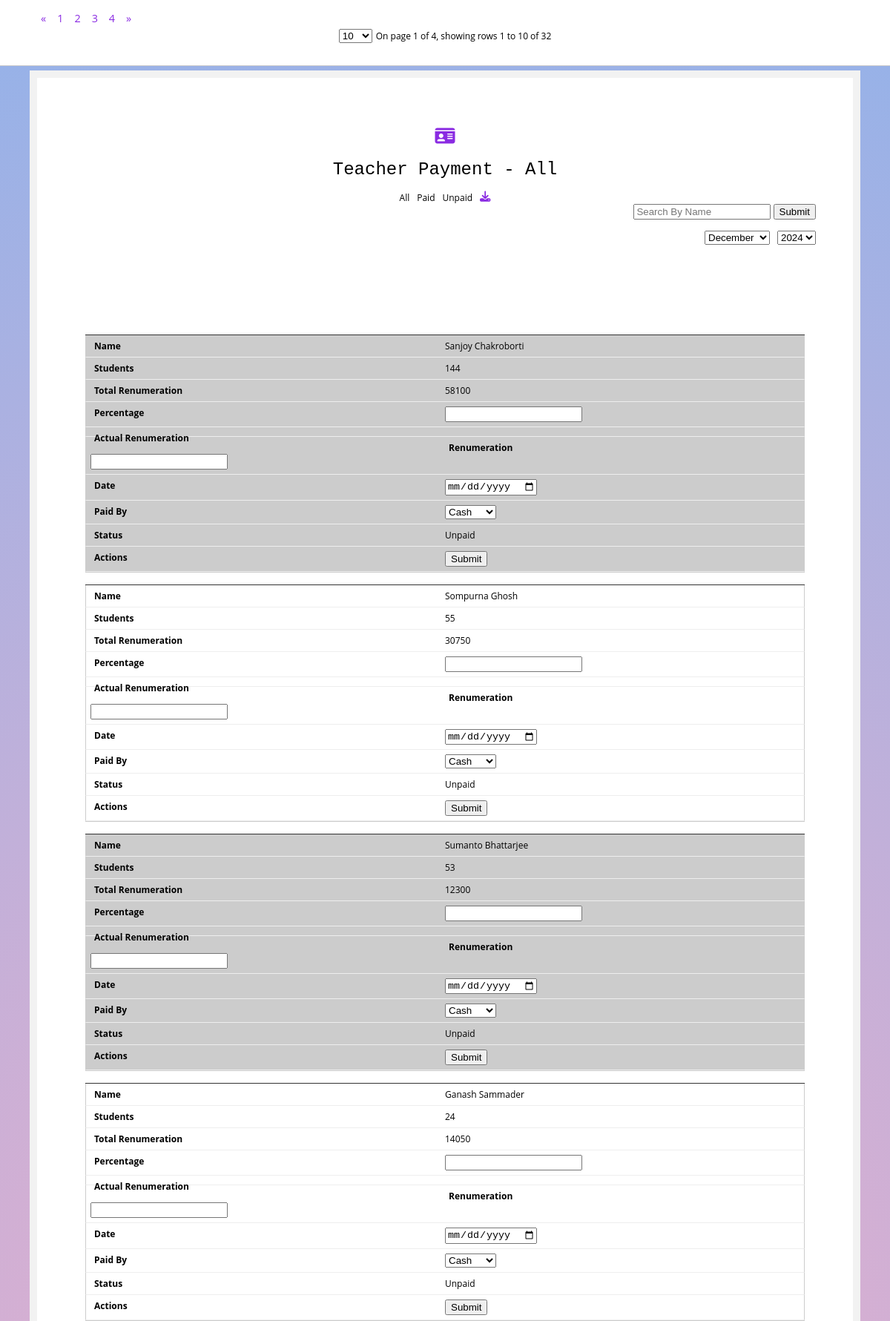
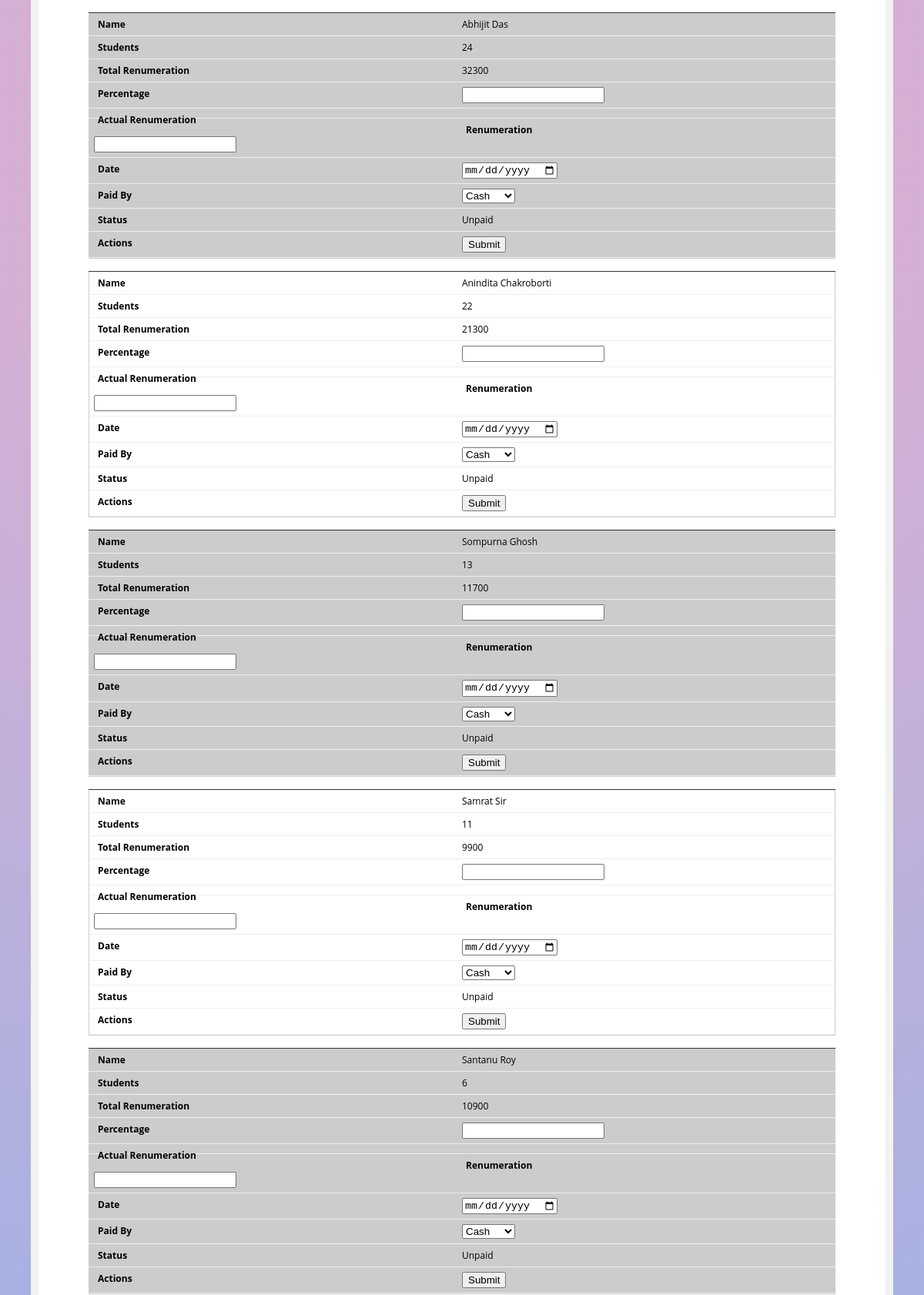
The app's page /teacher_payment.php (upper part) with its own data (2 pictures, top to bottom).
### tables this page shows
CREATE TABLE `teacher` (
  `Teacher_id` int(11) NOT NULL,
  `Teacher_name` varchar(255) NOT NULL,
  `Teacher_phone` varchar(10) NOT NULL,
  `Teacher_reg_id` varchar(255) NOT NULL,
  `Category_id` int(11) NOT NULL,
  `Status` char(1) NOT NULL DEFAULT 'Y'
);

### teacher_payment.php (the view, shortened to what this page needs)
<?php
include("conn.php");
if(empty($_REQUEST['month'])){
    $curr_month=date("m");
    $curr_year=date("Y");
}
else{
    $curr_month=$_REQUEST['month'];
    $curr_year=$_REQUEST['year'];
}
$sql=mysqli_query($conn,"SELECT `teacher`.`Teacher_id` AS 'id',`Teacher_name`,COUNT(DISTINCT `Student_id`) AS 'Students',SUM(`Actual_fees`) AS 'Fees' FROM `student_activity` RIGHT  JOIN `teacher` ON `teacher`.`Teacher_id`=`student_activity`.`Teacher_id` GROUP BY `teacher`.`Teacher_id` ORDER BY  COUNT(DISTINCT `Student_id`) DESC") ;
if(isset($_REQUEST['show'])){
    $show=$_REQUEST['show'];
}
else{
    $show="";
}
?>
<!DOCTYPE html>
<html lang="en">
<head>
    <link rel = "stylesheet" href="https://cdnjs.cloudflare.com/ajax/libs/font-awesome/6.1.1/css/all.min.css" />
    <link rel="stylesheet"  href="teacher_payment.css">
</head>
<body>
<div class="form-box">
  <h1><a href="index.php"><i class="fa-sharp fa-solid fa-id-card"></i></a></h1>
  <h1>Teacher Payment - <span id="content">All</span></h1>
  <div style="display:flex;justify-content:center;gap:10px">
  <span onclick="window.location.href='teacher_payment.php'" style="cursor:pointer;">All</span>
    <span onclick="window.location.href='teacher_payment.php?show=paid'" style="cursor:pointer;">Paid</span>
    <span onclick="window.location.href='teacher_payment.php?show=unpaid'" style="cursor:pointer;">Unpaid</span>
    <i class="fa fa-download" aria-hidden="true" style="font-size:larger;color:blueviolet;cursor:pointer" onclick="generate()"></i>
</div>
<div style="display:flex;justify-content:end;gap:10px;margin-bottom: 15px">
  <form>
    <input type="search" name="search" value="<?php if(isset($name)) echo $name; ?>" placeholder="Search By Name">
    <input type="submit" >
  </form>
   </div>
  <div style="display:flex;justify-content:end;gap:10px">
<select id="month" onchange="month(this.value)">
<option value="12" <?php if($curr_month=="12") echo "selected"; ?>>December</option>
</select>
<select id="year" onchange="year(this.value)">
<?php for($i=date("Y");$i>=2010;$i--){ ?>
    <option value="<?php echo $i; ?>" <?php if($curr_year==$i) echo "selected" ?>><?php echo $i; ?></option>
    <?php } ?>
</select>
</div>
<div id="DataTable">
<div id="table_box_bootstrap"></div>
  <table id="myTable">
    <tbody class="scroll-pane">
        <?php $i=0; while($arr=mysqli_fetch_array($sql)){?>
            <?php $teacher_id=$arr['id'];
        $fees_sql=mysqli_fetch_array(mysqli_query($conn,"SELECT * FROM `teacher_fees` WHERE `teacher_id`='$teacher_id' AND `month` LIKE '$curr_year-$curr_month'"));
        if(($show=="paid" && $fees_sql) || ($show=="unpaid" && !$fees_sql) || ($show=="")){
        ?>
        <tr>
        <td data-teacher="<?php echo $arr['id']; ?>" id="teach_id-<?php echo $i; ?>"><?php echo $arr['Teacher_name'] ?></td>
        <td><?php echo $arr['Students']    ?></td>
        <td id="fees-<?php echo $i ?>"><?php echo $arr['Fees'] ?$arr['Fees']: "N/A"  ?></td>
        <td><input type="number" id="percent-<?php echo $i; ?>" <?php if($fees_sql){ ?>
            value="<?php echo $fees_sql['percentage']?>" disabled
        <?php } ?> onkeyup="calc(this.value,<?php echo $i; ?>)"></td>
        <td id="actual-<?php echo $i; ?>"><?php if($fees_sql) echo $fees_sql['percentage']/100*$arr['Fees']; ?></td>
        <td ><input type="text" id="renum-<?php echo $i; ?>" value="<?php if($fees_sql) echo $fees_sql['actual_fees']; ?>"  <?php if($fees_sql) echo "disabled"; ?>></td>
        <td><input type="date" id="date-<?php echo $i; ?>" <?php if($fees_sql){ ?>
            value="<?php echo $fees_sql['date']?>" disabled
        <?php } ?>></td>
        <td><select id="paid-<?php echo $i; ?>" <?php if($fees_sql) echo "disabled" ?>>
        <option value="cash" <?php if($fees_sql && $fees_sql['paid_by']=='cash') echo "selected"; ?>>Cash</option>
        </select>
        </td>
        <td><?php echo $fees_sql? "Paid" :"Unpaid"; ?></td>
        <td><input type="button" id="submit-<?php echo $i; ?>" value="Submit" <?php echo !$arr['Fees'] ? "disabled": "" ?> <?php if($fees_sql) echo "disabled" ?> onclick="sub(<?php echo $i; ?>)"></td>
        </tr>
        <?php $i++; } } ?>
  </tbody>
</table>
</div>
        </div>
</body>
</html>

### teacher_payment.css (style rules this page uses)
body { counter-reset: my-sec-counter; font-family: 'Open Sans', sans-serif; font-size: 12px; background: rgb(238,174,202); background: radial-gradient(circle, rgba(238,174,202,1) 0%, rgba(148,178,233,1) 100%); margin-top: 95px; }
.form-box { max-width: 1000px; margin: auto; padding: 50px; background: #ffffff; border: 10px solid #f2f2f2; }
h1 { text-align: center; font-family:Arial, Helvetica, sans-serif; font: 2em "typewriter", monospace; align-self: center; }
#DataTable { position:relative; padding: 15px; box-sizing: border-box; }
table { width: 100%; border-collapse: collapse; }
td, th { padding: 6px; border: 1px solid #ccc; text-align: left; box-sizing: border-box; }
tr:nth-of-type(odd) { background: #eee; }
@media only screen 
          and (max-width: 760px), (min-device-width: 768px) 
          and (max-device-width: 1024px) { table { margin-top: 106px; } }
@media only screen 
          and (max-width: 760px), (min-device-width: 768px) 
          and (max-device-width: 1024px) { table, thead, tbody, th, td, tr { display: block; } }
@media only screen 
          and (max-width: 760px), (min-device-width: 768px) 
          and (max-device-width: 1024px) { tr { margin: 0 0 1rem 0; overflow: auto; border-bottom: 1px solid #ccc; } }
@media only screen 
          and (max-width: 760px), (min-device-width: 768px) 
          and (max-device-width: 1024px) { tbody tr:before { counter-increment: my-sec-counter; content: ""; background-color:#333; display: block; height: 1px; } }
@media only screen 
          and (max-width: 760px), (min-device-width: 768px) 
          and (max-device-width: 1024px) { tr:nth-child(odd) { background: #ccc; } }
@media only screen 
          and (max-width: 760px), (min-device-width: 768px) 
          and (max-device-width: 1024px) { td { border: none; border-bottom: 1px solid #eee; margin-right: 0%; display: block; border-right: 1px solid #ccc; border-left: 1px solid #ccc; box-sizing:border-box; } }
@media only screen 
          and (max-width: 760px), (min-device-width: 768px) 
          and (max-device-width: 1024px) { td:before { font-weight: bold; width: 50%; float:left; box-sizing:border-box; padding-left: 5px; } }
@media only screen 
          and (max-width: 760px), (min-device-width: 768px) 
          and (max-device-width: 1024px) { td:nth-of-type(1):before { content: "Name"; } }
@media only screen 
          and (max-width: 760px), (min-device-width: 768px) 
          and (max-device-width: 1024px) { td:nth-of-type(2):before { content: "Students"; } }
@media only screen 
          and (max-width: 760px), (min-device-width: 768px) 
          and (max-device-width: 1024px) { td:nth-of-type(3):before { content: "Total Renumeration"; } }
@media only screen 
          and (max-width: 760px), (min-device-width: 768px) 
          and (max-device-width: 1024px) { td:nth-of-type(4):before { content: "Percentage"; } }
@media only screen 
          and (max-width: 760px), (min-device-width: 768px) 
          and (max-device-width: 1024px) { td:nth-of-type(5):before { content: "Actual Renumeration"; } }
@media only screen 
          and (max-width: 760px), (min-device-width: 768px) 
          and (max-device-width: 1024px) { td:nth-of-type(6):before { content: "Renumeration"; } }
@media only screen 
          and (max-width: 760px), (min-device-width: 768px) 
          and (max-device-width: 1024px) { td:nth-of-type(7):before { content: "Date"; } }
@media only screen 
          and (max-width: 760px), (min-device-width: 768px) 
          and (max-device-width: 1024px) { td:nth-of-type(8):before { content: "Paid By"; } }
@media only screen 
          and (max-width: 760px), (min-device-width: 768px) 
          and (max-device-width: 1024px) { td:nth-of-type(9):before { content: "Status"; } }
@media only screen 
          and (max-width: 760px), (min-device-width: 768px) 
          and (max-device-width: 1024px) { td:nth-of-type(10):before { content: "Actions"; } }
a { color: blueviolet; }

### records on screen
teacher: Teacher_name "Sanjoy Chakroborti", Students "144", Fees "58100"
teacher: Teacher_name "Sompurna Ghosh", Students "55", Fees "30750"
teacher: Teacher_name "Sumanto Bhattarjee", Students "53", Fees "12300"
teacher: Teacher_name "Ganash Sammader", Students "24", Fees "14050"
teacher: Teacher_name "Abhijit Das", Students "24", Fees "32300"
teacher: Teacher_name "Anindita Chakroborti", Students "22", Fees "21300"
teacher: Teacher_name "Sompurna Ghosh", Students "13", Fees "11700"
teacher: Teacher_name "Samrat Sir", Students "11", Fees "9900"
teacher: Teacher_name "Santanu Roy", Students "6", Fees "10900"

### other values on screen
form field value "2024"
